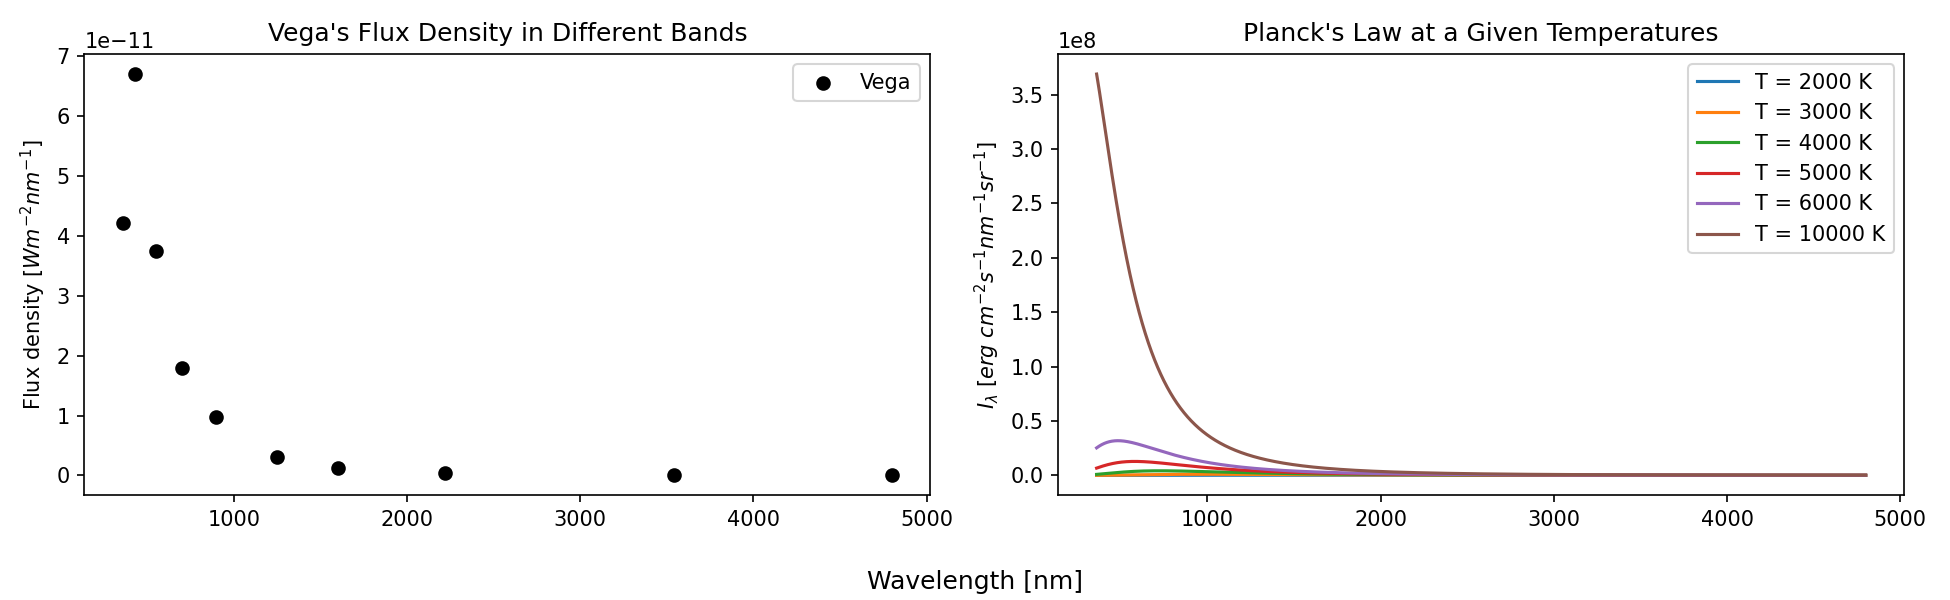

Source code (Python):
import numpy as np
import matplotlib.pyplot as plt
import scipy

# constants
h = scipy.constants.Planck  # 6.626e-34 Js
c = scipy.constants.c  # 3.0e8 m/s
k = scipy.constants.Boltzmann  # 1.38e-23 J/K

# Vega
eff_wavelength = np.array([0.36, 0.43, 0.55, 0.70, 0.90, 1.25, 1.60, 2.22, 3.54, 4.80])*1e3  # in nm
flux_density = np.array([4.22e-8, 6.7e-8, 3.75e-8, 1.8e-8, 9.76e-9, 3.08e-9, 1.26e-9, 4.06e-10, 6.89e-11, 2.21e-11])*1e-3  # in W m^-2 nm^-1

# Planck Function
def planck_fxn(T, wavelengths):
    # Convert wavelengths from nm to m
    wavelengths = wavelengths * 1e-9  # meters
    # Formula: I_l = 2*h*c^2/lambda^5 * 1/(exp(h*c/(lambda*k*T)) - 1)
    I = 2*h*c**2/wavelengths**5 * 1/(np.exp(h*c/(wavelengths*k*T)) - 1)  # in SI units
    # Converting I from SI units to cgs units
    return I * 1e-6  # erg cm^-2 s^-1 nm^-1 sr^-1

# Planck
wavelengths = np.linspace(eff_wavelength[0], eff_wavelength[-1], 3000)  # nm
T = [2000, 3000, 4000, 5000, 6000, 10000]  # K


# Plot
fig, axes = plt.subplots(1, 2, figsize=(13,4), dpi=150)
# Left panel - Vega's flux density
axes[0].scatter(eff_wavelength, flux_density, color='k', label='Vega')
axes[0].set_title("Vega's Flux Density in Different Bands")
axes[0].set_ylabel(r"Flux density [$W m^{-2} nm^{-1}$]")
# Right panel - Planck's Law
for temp in T:
    I_lambda = planck_fxn(temp, wavelengths)  # in erg cm^-2 s^-1 nm^-1 sr^-1  
    axes[1].plot(wavelengths, I_lambda, label=f'T = {temp} K')
axes[1].set_title("Planck's Law at a Given Temperatures")
axes[1].set_ylabel(r'$I_\lambda$ [$erg\ cm^{-2} s^{-1} nm^{-1} sr^{-1}$]')
# Common parameters
fig.supxlabel('Wavelength [nm]')
for ax in axes:
    ax.legend()
plt.tight_layout()
plt.savefig('/Users/audrey/Documents/PHYS521/HW2/flux_density.png')
plt.show()